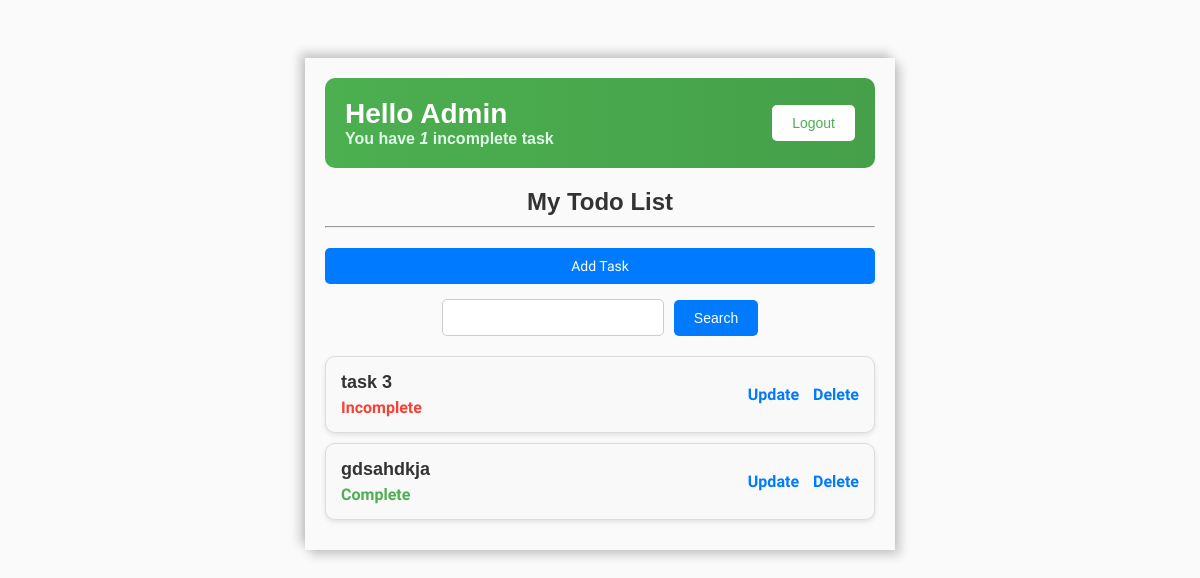
Page / (signed in) on the earlier database version.
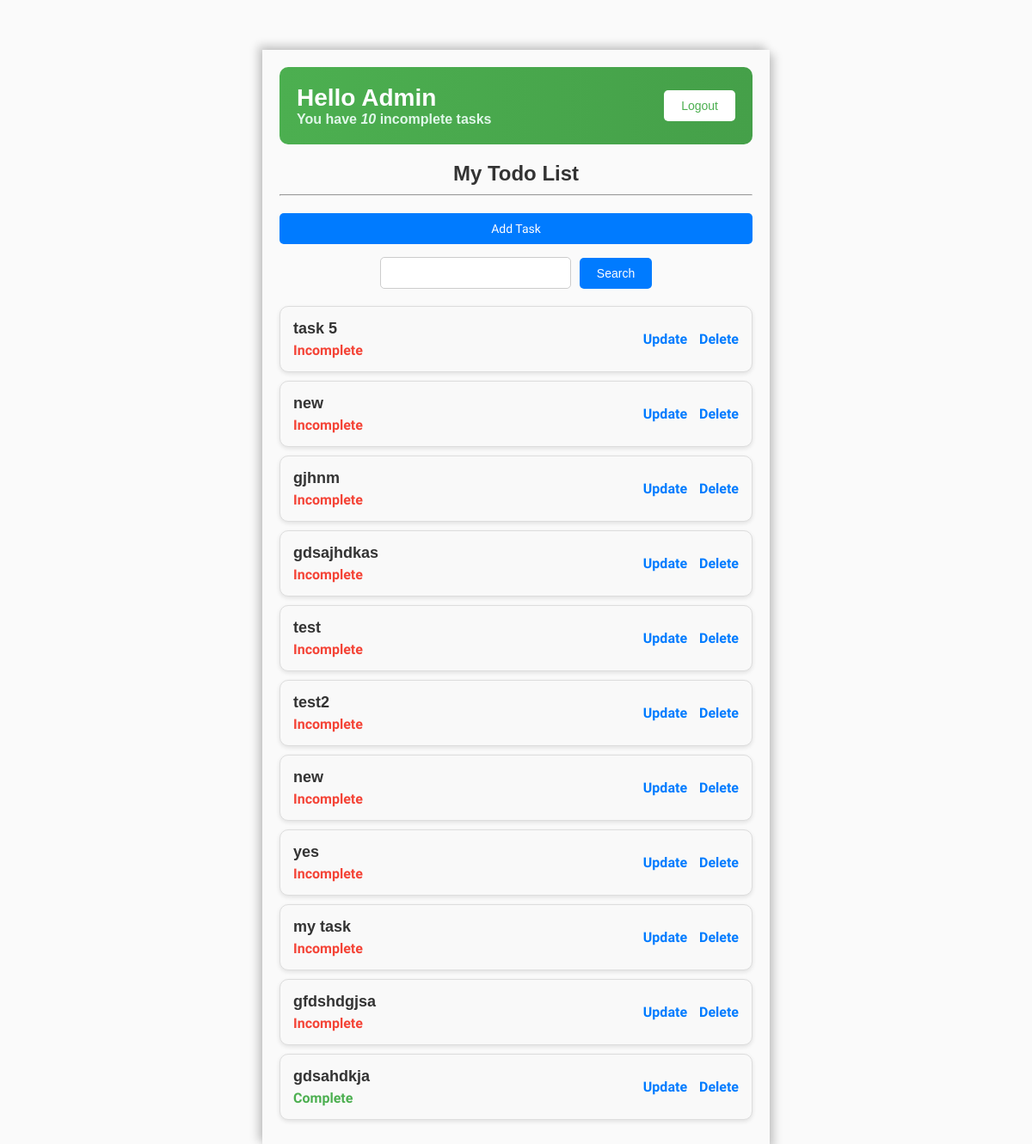
Same page on the later database version.
### base/models.py (models this page shows, shortened)
class Task(models.Model):
    user = models.ForeignKey(User, on_delete= models.CASCADE, null=True, blank=True)
    title = models.CharField(max_length=200)
    description = models.TextField(null=True, blank=True)
    complete = models.BooleanField(default=False)
    Created = models.DateTimeField(auto_now_add=True)
    class Meta:
        ordering = ['complete']

### base/views.py (the view)
# urls.py: path("", TaskList.as_view(), name= "tasks"),
class TaskList(LoginRequiredMixin,ListView):
    model = Task
    context_object_name = 'tasks'
    def get_context_data(self, **kwargs):
        context = super().get_context_data(**kwargs)
        context ['tasks'] = context ['tasks'].filter(user = self.request.user)
        context ['counts'] = context ['tasks'].filter(complete=False).count()
        search_input = self.request.GET.get("search-area", "").strip()
        if search_input:
            context['tasks'] = context['tasks'].filter(title__startswith=search_input)
        context['search_input'] = search_input
        return context

### base/templates/base/task_list.html (shortened to what this page needs)
{% extends 'base/main.html' %}
{% block content %}
<div class="header-bar">
    <div>
        <h1>Hello {{ request.user|title }}</h1>
        <h3>You have <i>{{ counts }}</i> incomplete task{{ counts|pluralize:"s" }}</h3>
    </div>
    {% if request.user.is_authenticated %}
    <form method="POST" action="{% url 'logout' %}">
        <button type="submit">Logout</button>
    </form>
    {% else %}
    <a href="{% url 'login' %}">Login</a>
    {% endif %}
</div>
<h1 id="todo-title">My Todo List</h1>
<hr id="divider">
<a href="{% url 'createtask' %}" id="add-task-link" class="button">Add Task</a>
<form method="GET" id="search-form">
    <input type="text" name="search-area" value="{{ search_input }}" id="search-input">
    <input type="submit" value="Search" class="button" id="search-button">
</form>
<ul class="task-list">
    {% for task in tasks %}
    <li class="task-item">
        <div class="task-details">
            <h2>{{ task.title }}</h2>
            <p class="task-status {% if task.complete %}complete{% else %}incomplete{% endif %}">
                {% if task.complete %}
                    Complete
                {% else %}
                    Incomplete
                {% endif %}
            </p>
        </div>
        <div class="task-actions">
            <a href="{% url 'updatetask' task.id %}">Update</a>
            <a href="{% url 'deletetask' task.id %}">Delete</a>
        </div>
    </li>
    {% empty %}
    <li>No items in the list</li>
    {% endfor %}
</ul>
{% endblock content %}

### base/templates/base/main.html (shortened to what this page needs)
<!DOCTYPE html>
<html lang="en">
<head>
</head>
<body>
    <div class="container">
        {% block content%}
        {%endblock content%}
    </div>
</body>
</html>

### base/templates/base/main.html (style rules this page uses)
body { background-color: #fafafa; font-family: "Nunito Sans", sans-serif; padding-top: 50px; }
.container { max-width: 550px; margin: auto; background-color: #fafafa; box-shadow: 5px 5px 10px rgba(0, 0, 0, 0.2), -5px -5px 10px rgba(0, 0, 0, 0.2); padding: 20px; }
h1,h2,h3,h4,h5,h6 { font-family: "Raleway", sans-serif }

### base/templates/base/task_list.html (style rules this page uses)
.header-bar { display: flex; justify-content: space-between; align-items: center; margin-bottom: 20px; padding: 20px; background: linear-gradient(90deg, #4CAF50, #45a049); color: white; border-radius: 10px; }
.header-bar h1, .header-bar h3 { margin: 0; }
.header-bar h1 { font-size: 28px; }
.header-bar h3 { font-size: 16px; color: #e0f7e9; }
.header-bar button, .header-bar a { padding: 10px 20px; border: none; border-radius: 5px; background-color: white; color: #4CAF50; text-decoration: none; cursor: pointer; font-size: 14px; transition: background-color 0.3s ease, color 0.3s ease; }
#todo-title { margin-bottom: 10px; font-size: 24px; color: #333; text-align: center; }
#divider { margin-bottom: 20px; }
#add-task-link { display: inline-block; padding: 10px 20px; margin-bottom: 15px; border: none; border-radius: 5px; background-color: #007bff; color: white; text-decoration: none; cursor: pointer; font-size: 14px; transition: background-color 0.3s ease; display: block; text-align: center; margin: 0 auto 15px auto; }
#search-form { margin-bottom: 20px; display: flex; justify-content: center; align-items: center; }
#search-input { padding: 10px; width: 200px; margin-right: 10px; border: 1px solid #ccc; border-radius: 5px; }
#search-button { padding: 10px 20px; border: none; border-radius: 5px; background-color: #007bff; color: white; cursor: pointer; font-size: 14px; transition: background-color 0.3s ease; }
.task-list { list-style: none; padding: 0; margin: 0; }
.task-item { background-color: #f9f9f9; border: 1px solid #ddd; border-radius: 10px; padding: 15px; margin-bottom: 10px; box-shadow: 0 2px 5px rgba(0,0,0,0.1); transition: transform 0.3s ease, box-shadow 0.3s ease; display: flex; justify-content: space-between; align-items: center; }
.task-details { flex-grow: 1; margin-right: 20px; }
.task-details h2 { margin: 0 0 5px; font-size: 18px; color: #333; }
.task-details p { margin: 0; color: #666; }
.task-actions a { color: #007bff; text-decoration: none; font-weight: bold; margin-left: 10px; transition: color 0.3s ease; }
.task-status.complete { color: #4CAF50; font-weight: bold; }
.task-status.incomplete { color: #f44336; font-weight: bold; }

Differences in the rows shown:
changed Task: title "task 3" → "task 5"
added Task: title "new", complete "Incomplete"
added Task: title "gjhnm", complete "Incomplete"
added Task: title "gdsajhdkas", complete "Incomplete"
added Task: title "test", complete "Incomplete"
added Task: title "test2", complete "Incomplete"
added Task: title "new", complete "Incomplete"
added Task: title "yes", complete "Incomplete"
added Task: title "my task", complete "Incomplete"
added Task: title "gfdshdgjsa", complete "Incomplete"
Other differences:
{{ counts }}: "1" → "10"
